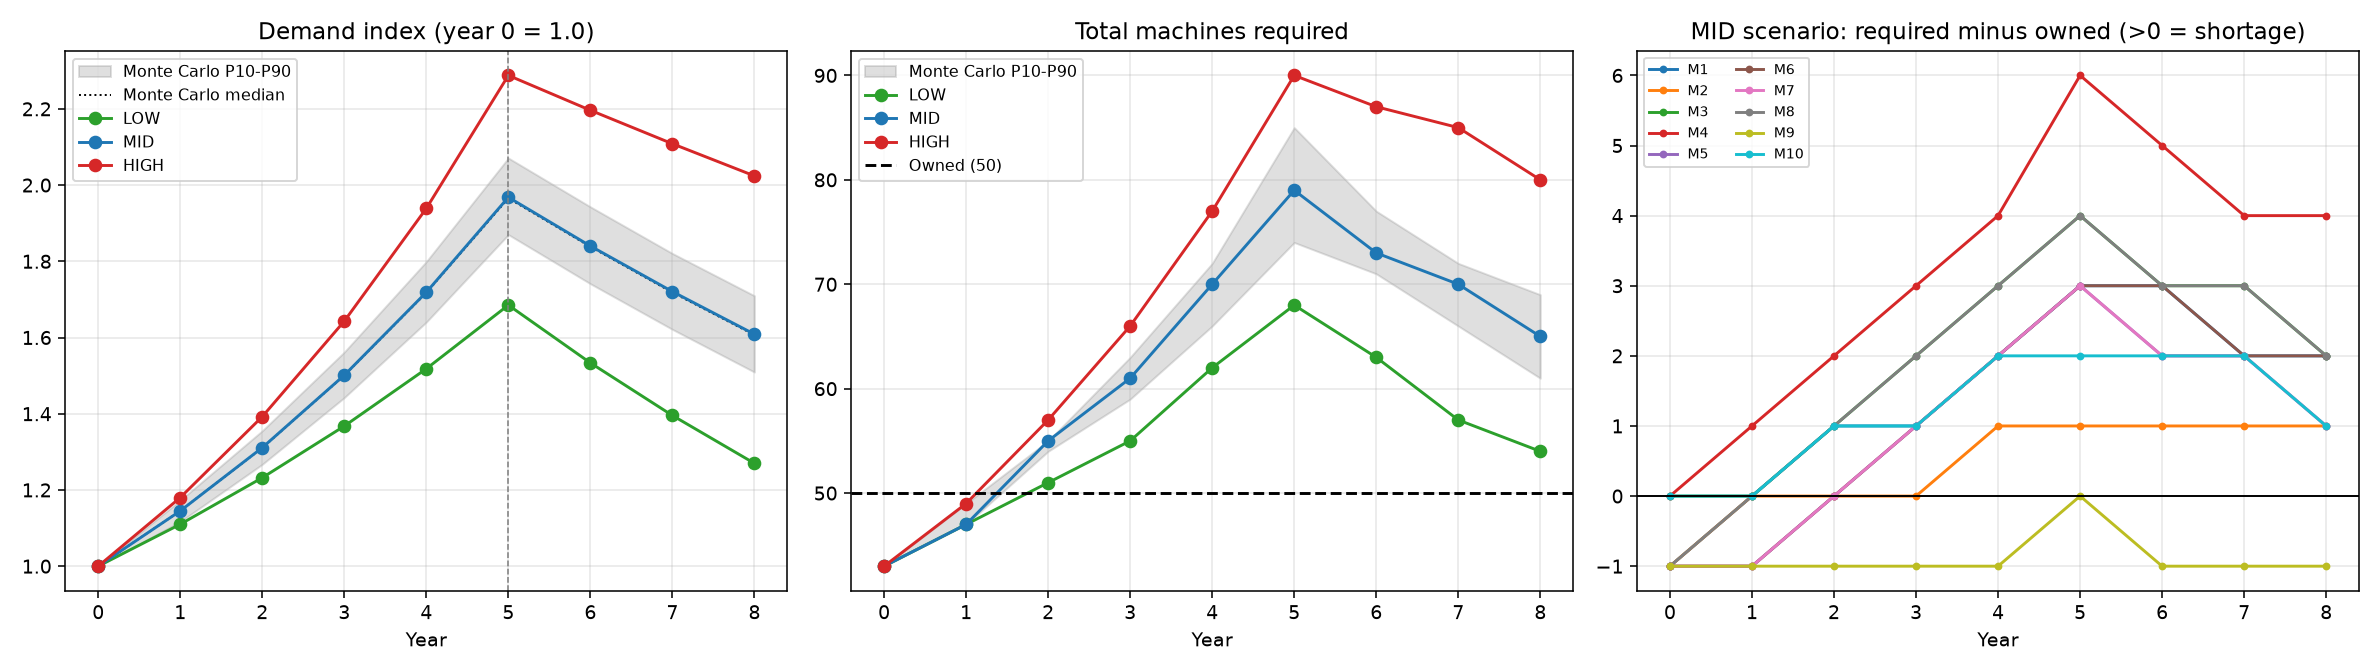

Generate this figure with Python:
import csv
import math
import numpy as np
import matplotlib
matplotlib.use("Agg")
import matplotlib.pyplot as plt

from cell_formation import PRODUCTS, OWNED, MACHINES, part_demand, workloads, effective_hours

GROW_YEARS = 5
TOTAL_YEARS = 8
GROWTH = (0.11, 0.18)       # per-year growth range, years 1-5
DECLINE = (0.04, 0.09)      # per-year decline range, years 6-8
N_SIM = 10_000
SEED = 42

H = effective_hours()       # productive hours per machine per year

def rates_for(growth, decline):
    """Signed yearly rate list (length 8) from one growth and one decline value."""
    return [growth] * GROW_YEARS + [-decline] * (TOTAL_YEARS - GROW_YEARS)


def demand_index(rates):
    """Cumulative demand multiplier for years 0..8 (year 0 = 1.0)."""
    idx = [1.0]
    for r in rates:
        idx.append(idx[-1] * (1 + r))
    return np.array(idx)


def machines_needed(scale):
    """Fractional machines required per type at a given demand multiplier."""
    W = workloads(part_demand(scale))
    return np.array([W[m] / H for m in MACHINES])


def ceil_req(x):
    return np.ceil(x - 1e-9).astype(int)


OWN = np.array([OWNED[m] for m in MACHINES])


def scenario_table(rates):
    idx = demand_index(rates)
    need = np.array([machines_needed(s) for s in idx])   # (9, 10)
    return idx, need

SCENARIOS = {
    "LOW  (11'%' growth, 9'%' decline)": rates_for(GROWTH[0], DECLINE[1]),
    "MID  (14.5'%' growth, 6.5'%' decline)": rates_for(sum(GROWTH) / 2, sum(DECLINE) / 2),
    "HIGH (18'%' growth, 4'%' decline)": rates_for(GROWTH[1], DECLINE[0]),
}


def print_scenario(name, rates):
    idx, need = scenario_table(rates)
    req = np.array([ceil_req(n) for n in need])
    print(f"\n{'=' * 100}\n{name}\n{'=' * 100}")
    print(f"Effective hours per machine per year: {H:,.1f}")
    print("\nProduct demand (units/year):")
    print(f"{'Year':>5} {'Rate':>7} " + " ".join(f"{'Prod ' + str(k):>9}" for k in PRODUCTS))
    for y in range(TOTAL_YEARS + 1):
        rate = "-" if y == 0 else f"{rates[y - 1]:+.1%}"
        print(f"{y:>5} {rate:>7} " + " ".join(f"{v['demand'] * idx[y]:>9,.0f}" for v in PRODUCTS.values()))

    print("\nMachines required (rounded up)   [* = exceeds machines owned]")
    print(f"{'Year':>5} " + " ".join(f"{'M' + str(m):>5}" for m in MACHINES) + f" {'Total':>6} {'Owned':>6} {'Buy':>4}")
    for y in range(TOTAL_YEARS + 1):
        cells = []
        for j in range(len(MACHINES)):
            s = f"{req[y, j]}" + ("*" if req[y, j] > OWN[j] else "")
            cells.append(f"{s:>5}")
        buy = int(np.maximum(req[y] - OWN, 0).sum())
        print(f"{y:>5} " + " ".join(cells) + f" {req[y].sum():>6} {OWN.sum():>6} {buy:>4}")
    peak_year = int(np.argmax(req.sum(axis=1)))
    extra = np.maximum(req.max(axis=0) - OWN, 0)
    print(f"\nPeak demand year: {peak_year} (index {idx[peak_year]:.2f}x today)")
    if extra.sum():
        print("Extra machines needed at peak: " +
              ", ".join(f"M{m} +{e}" for m, e in zip(MACHINES, extra) if e))
    else:
        print("Owned machines cover the whole horizon.")
    first = {}
    for j, m in enumerate(MACHINES):
        ys = np.where(req[:, j] > OWN[j])[0]
        if len(ys):
            first[m] = int(ys[0])
    if first:
        print("First year each type runs short: " + ", ".join(f"M{m}: year {y}" for m, y in first.items()))
    return idx, need, req


# Monte Carlo
def monte_carlo():
    rng = np.random.default_rng(SEED)
    g = rng.uniform(*GROWTH, size=(N_SIM, GROW_YEARS))
    d = rng.uniform(*DECLINE, size=(N_SIM, TOTAL_YEARS - GROW_YEARS))
    rates = np.hstack([g, -d])                                     # (N, 8)
    idx = np.hstack([np.ones((N_SIM, 1)), np.cumprod(1 + rates, axis=1)])   # (N, 9)
    base = machines_needed(1.0)                                    # need is linear in demand
    need = idx[:, :, None] * base[None, None, :]                   # (N, 9, 10)
    req = np.ceil(need - 1e-9).astype(int)
    return idx, req


def print_mc(idx, req):
    print(f"\n{'=' * 100}\nMONTE CARLO ({N_SIM:,} runs, each year's rate drawn uniformly from its range)\n{'=' * 100}")
    tot = req.sum(axis=2)
    print(f"{'Year':>5} {'Demand idx P10':>15} {'P50':>7} {'P90':>7} | "
          f"{'Machines P10':>12} {'P50':>5} {'P90':>5} | {'P(any type short)':>18}")
    for y in range(TOTAL_YEARS + 1):
        di = np.percentile(idx[:, y], [10, 50, 90])
        mt = np.percentile(tot[:, y], [10, 50, 90])
        short_any = (req[:, y, :] > OWN).any(axis=1).mean()
        print(f"{y:>5} {di[0]:>15.2f} {di[1]:>7.2f} {di[2]:>7.2f} | "
              f"{mt[0]:>12.0f} {mt[1]:>5.0f} {mt[2]:>5.0f} | {short_any:>18.0%}")
    print("\nProbability each machine type is short of owned copies, by year:")
    print(f"{'Year':>5} " + " ".join(f"{'M' + str(m):>5}" for m in MACHINES))
    for y in range(TOTAL_YEARS + 1):
        p = (req[:, y, :] > OWN).mean(axis=0)
        print(f"{y:>5} " + " ".join(f"{v:>5.0%}" for v in p))
    p90_peak = req.max(axis=1)                                     # (N, 10) peak over horizon
    buy90 = np.percentile(np.maximum(p90_peak - OWN, 0), 90, axis=0).astype(int)
    print("\nExtra copies needed to be 90'%' safe over the full horizon: " +
          (", ".join(f"M{m} +{b}" for m, b in zip(MACHINES, buy90) if b) or "none"))


# output
def save_csv(results, path="demand_forecast_scenarios.csv"):
    with open(path, "w", newline="") as f:
        w = csv.writer(f)
        w.writerow(["scenario", "year", "demand_index"] +
                   [f"prod{k}_units" for k in PRODUCTS] +
                   [f"M{m}_required" for m in MACHINES] + ["total_required", "total_owned"])
        for name, (idx, need, req) in results.items():
            for y in range(TOTAL_YEARS + 1):
                w.writerow([name.split()[0], y, round(idx[y], 4)] +
                           [round(v["demand"] * idx[y]) for v in PRODUCTS.values()] +
                           list(req[y]) + [int(req[y].sum()), int(OWN.sum())])
    print(f"\nSaved {path}")


def plot(results, mc_idx, mc_req, path="demand_forecast.png"):
    years = np.arange(TOTAL_YEARS + 1)
    fig, ax = plt.subplots(1, 3, figsize=(17, 4.8))
    colors = {"LOW": "tab:green", "MID": "tab:blue", "HIGH": "tab:red"}

    lo, md, hi = (np.percentile(mc_idx, q, axis=0) for q in (10, 50, 90))
    ax[0].fill_between(years, lo, hi, color="grey", alpha=0.25, label="Monte Carlo P10-P90")
    ax[0].plot(years, md, color="k", lw=1, ls=":", label="Monte Carlo median")
    for name, (idx, _, _) in results.items():
        k = name.split()[0]
        ax[0].plot(years, idx, marker="o", color=colors[k], label=k)
    ax[0].axvline(GROW_YEARS, color="grey", ls="--", lw=0.8)
    ax[0].set(title="Demand index (year 0 = 1.0)", xlabel="Year")
    ax[0].legend(fontsize=8)

    tot = mc_req.sum(axis=2)
    ax[1].fill_between(years, np.percentile(tot, 10, axis=0), np.percentile(tot, 90, axis=0),
                       color="grey", alpha=0.25, label="Monte Carlo P10-P90")
    for name, (_, _, req) in results.items():
        k = name.split()[0]
        ax[1].plot(years, req.sum(axis=1), marker="o", color=colors[k], label=k)
    ax[1].axhline(OWN.sum(), color="k", ls="--", label=f"Owned ({OWN.sum()})")
    ax[1].set(title="Total machines required", xlabel="Year")
    ax[1].legend(fontsize=8)

    mid = results[[k for k in results if k.startswith("MID")][0]][2]
    for j, m in enumerate(MACHINES):
        ax[2].plot(years, mid[:, j] - OWN[j], marker=".", label=f"M{m}")
    ax[2].axhline(0, color="k", lw=1)
    ax[2].set(title="MID scenario: required minus owned (>0 = shortage)", xlabel="Year")
    ax[2].legend(ncol=2, fontsize=7)
    for a in ax:
        a.grid(alpha=0.3)
    fig.tight_layout()
    fig.savefig(path, dpi=140)
    print(f"Saved {path}")


def main():
    results = {}
    for name, rates in SCENARIOS.items():
        results[name] = print_scenario(name, rates)
    mc_idx, mc_req = monte_carlo()
    print_mc(mc_idx, mc_req)
    save_csv(results)
    plot(results, mc_idx, mc_req)


if __name__ == "__main__":
    main()
